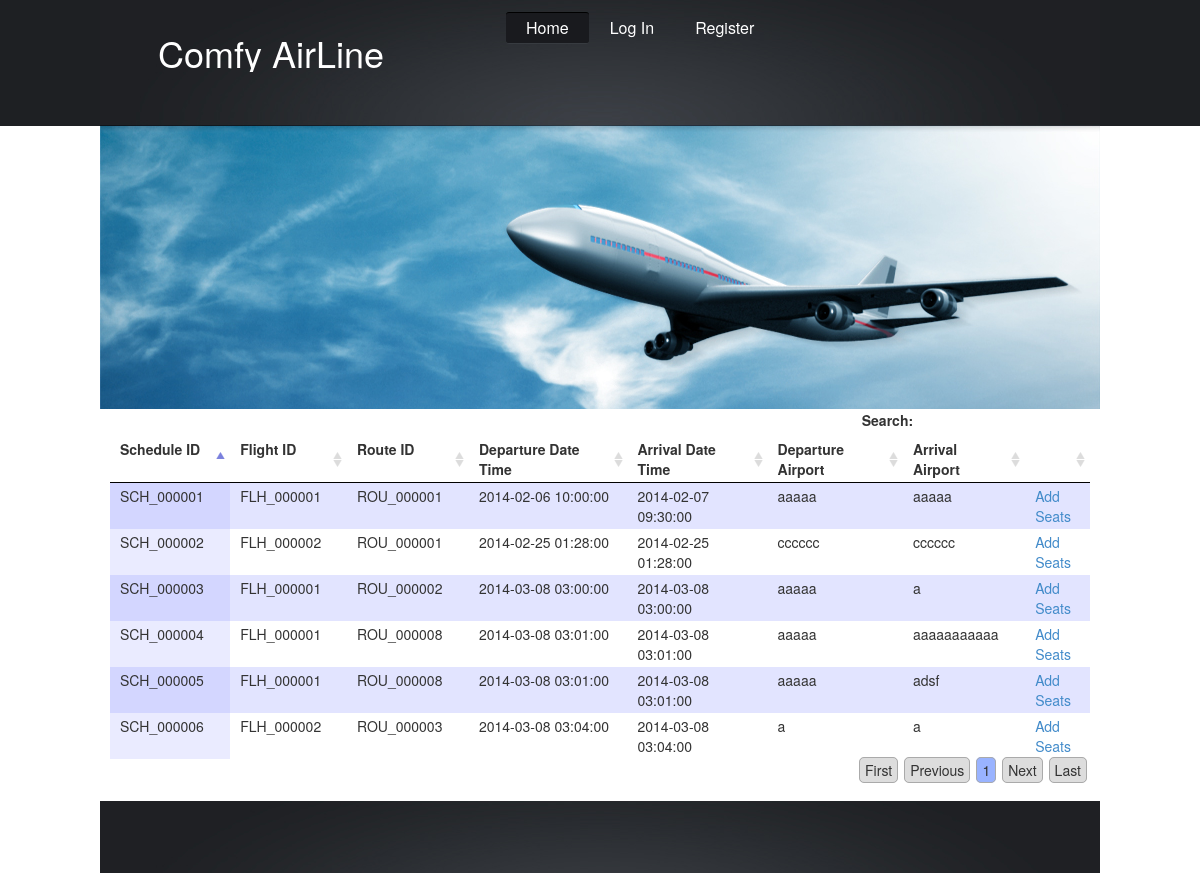
The page /schedules-display.php on the database as committed earlier.
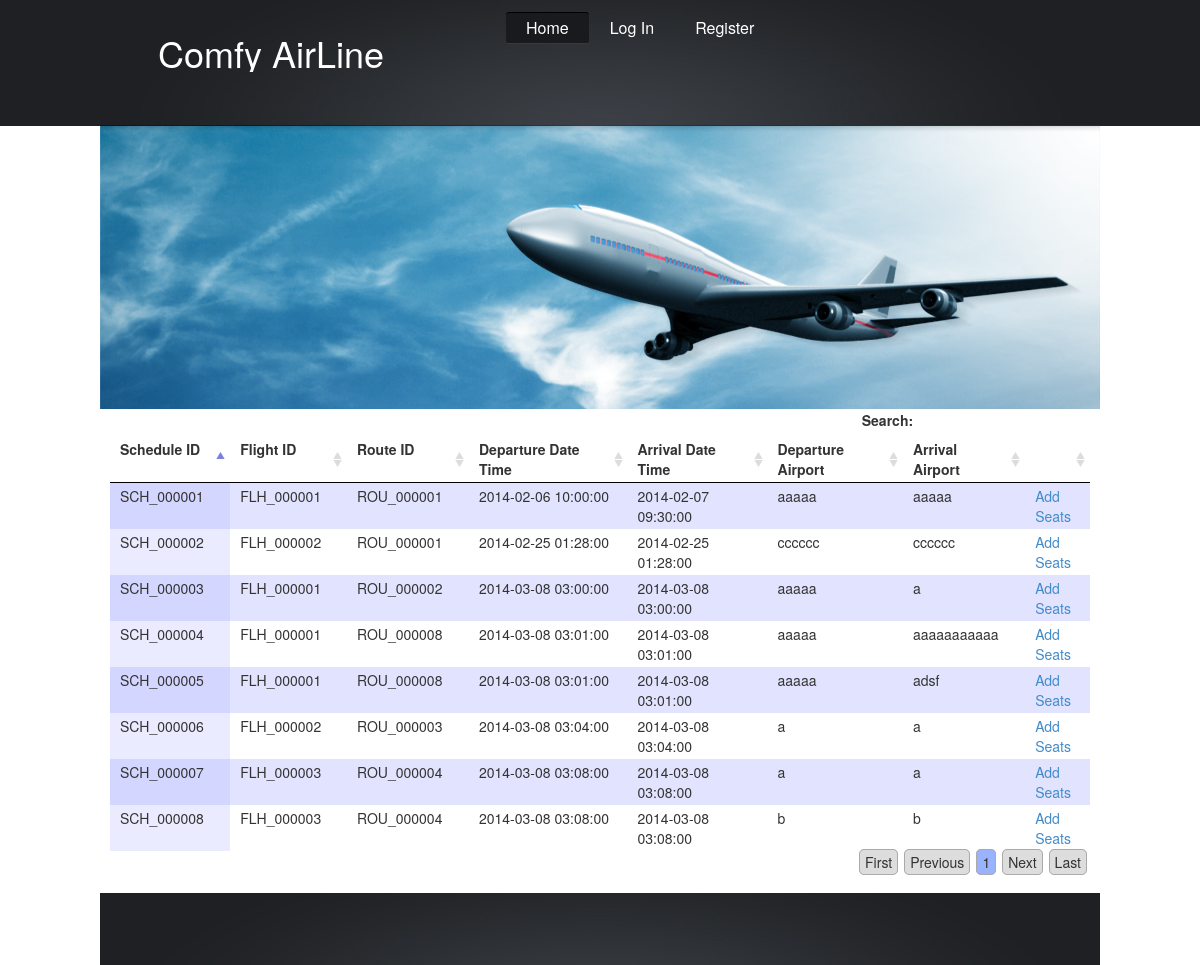
The same page on the database as committed later.
### tables this page shows
CREATE TABLE IF NOT EXISTS `schedules` (
  `schedule_id` varchar(15) NOT NULL,
  `flight_id` varchar(15) NOT NULL,
  `route_id` varchar(15) NOT NULL,
  `departure_datetime` datetime NOT NULL,
  `arrival_datetime` datetime NOT NULL,
  `departure_airport` varchar(50) NOT NULL,
  `arrival_airport` varchar(50) NOT NULL,
  `active` int(1) NOT NULL,
  `remark` varchar(255) NOT NULL,
  PRIMARY KEY (`schedule_id`)
);

### schedules-display.php (the view, shortened to what this page needs)
<?php include('includes/header.php'); ?>
<link href="css/jquery.dataTables.css" rel="stylesheet" type="text/css" />
<div class="row">
    <div class="col-md-12">
        <table id="schedule-table">
            <thead>
            <th>Schedule ID</th>
            <th>Flight ID</th>
            <th>Route ID</th>
            <th>Departure Date Time</th>
            <th>Arrival Date Time</th>
            <th>Departure Airport</th>
            <th>Arrival Airport</th>
            <th></th>
            </thead>
            <tbody>
                <?php
                $sql = "SELECT schedules.* " .
                        "FROM schedules " .
                        "ORDER BY schedule_id";
                $result = mysql_query($sql) or die(mysql_error());
                ?>
                <?php while ($row = mysql_fetch_array($result)) { ?>
                    <tr>
                        <td><?php echo $row['schedule_id']; ?></td>
                        <td><?php echo $row['flight_id']; ?></td>
                        <td><?php echo $row['route_id']; ?></td>
                        <td><?php echo $row['departure_datetime']; ?></td>
                        <td><?php echo $row['arrival_datetime']; ?></td>
                        <td><?php echo $row['departure_airport']; ?></td>
                        <td><?php echo $row['arrival_airport']; ?></td>
                        <td><a href="seat-setup.php?schedule_id=<?php echo $row['schedule_id']; ?>">Add Seats</a></td>
                    </tr>
                <?php } ?>
            </tbody>
        </table>
    </div>
</div>
<?php include('includes/footer.php'); ?>

Rows that differ between the two databases and show on the page:
added schedules: schedule_id "SCH_000007", flight "FLH_000003", route "ROU_000004", departure_datetime "2014-03-08 03:08:00", arrival_datetime "2014-03-08 03:08:00", departure_airport "a", arrival_airport "a"
added schedules: schedule_id "SCH_000008", flight "FLH_000003", route "ROU_000004", departure_datetime "2014-03-08 03:08:00", arrival_datetime "2014-03-08 03:08:00", departure_airport "b", arrival_airport "b"
